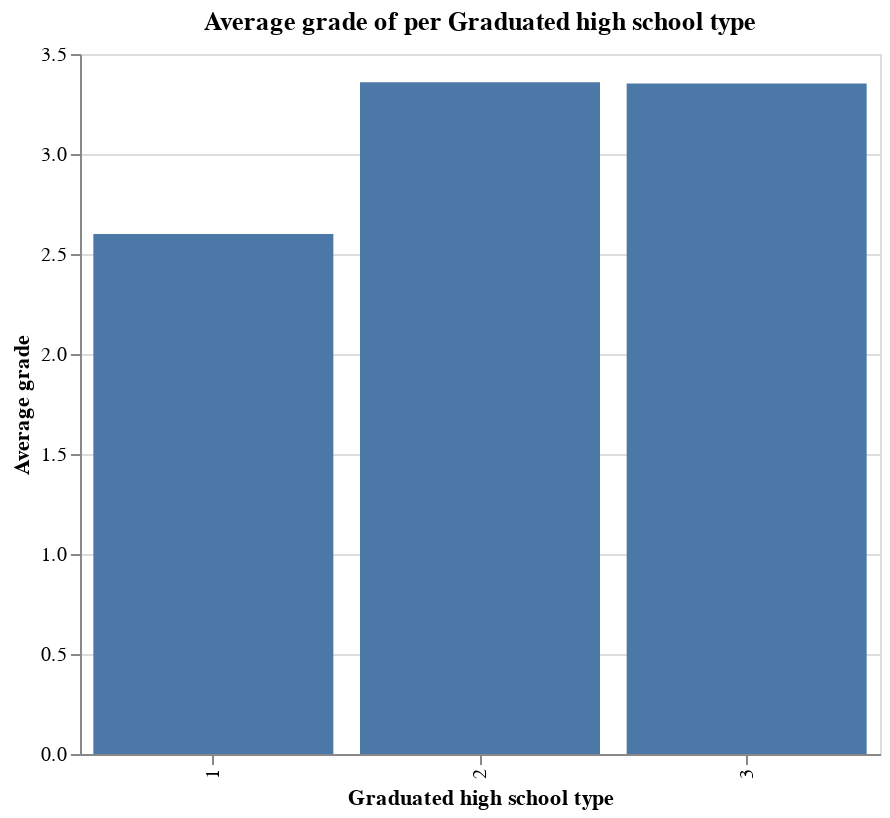

This figure's notebook cell:
### Markdown cell above
71% of students are from state schools.

### Code cell
#Plot bar chart
alt.Chart(df).mark_bar().encode(
    x=alt.X('grad_hs:O',title = 'Graduated high school type'),
    y=alt.Y('mean(grade):Q', title='Average grade'),
).properties(
    title = 'Average grade of per Graduated high school type ',
    height=350,
    width=400
)

### Figure 1 — Vega-Lite specification as saved in the notebook (floating-point values rounded to 4 significant figures; data arrays with more than 128 entries replaced by an {"elided": "..."} marker saying what was removed)
{"config": {"view": {"continuousWidth": 300, "continuousHeight": 300}}, "data": {"name": "data-5ceab476ce11912bf4aa49f6c0545437"}, "mark": {"type": "bar"}, "encoding": {"x": {"field": "grad_hs", "title": "Graduated high school type", "type": "ordinal"}, "y": {"aggregate": "mean", "field": "grade", "title": "Average grade", "type": "quantitative"}}, "height": 350, "title": "Average grade of per Graduated high school type ", "width": 400, "$schema": "https://vega.github.io/schema/vega-lite/v5.8.0.json", "datasets": {"data-5ceab476ce11912bf4aa49f6c0545437": {"elided": "145 records"}}}
